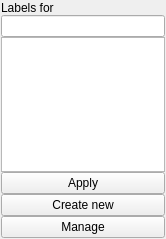
<?xml version="1.0" encoding="UTF-8"?>
<ui version="4.0">
 <class>TagSelector</class>
 <widget class="QWidget" name="TagSelector">
  <property name="windowModality">
   <enum>Qt::ApplicationModal</enum>
  </property>
  <property name="geometry">
   <rect>
    <x>0</x>
    <y>0</y>
    <width>166</width>
    <height>239</height>
   </rect>
  </property>
  <property name="windowTitle">
   <string>TagSelector</string>
  </property>
  <layout class="QVBoxLayout" name="verticalLayout">
   <property name="spacing">
    <number>0</number>
   </property>
   <property name="margin">
    <number>1</number>
   </property>
   <item>
    <widget class="QLabel" name="tagsForLabel">
     <property name="text">
      <string>Labels for</string>
     </property>
    </widget>
   </item>
   <item>
    <widget class="JB::FancyLineEdit" name="searchLineEdit">
     <property name="instructionText">
      <string>Search</string>
     </property>
    </widget>
   </item>
   <item>
    <widget class="QListView" name="tagsView"/>
   </item>
   <item>
    <widget class="QPushButton" name="applyButton">
     <property name="text">
      <string>Apply</string>
     </property>
    </widget>
   </item>
   <item>
    <widget class="QPushButton" name="newTagButton">
     <property name="text">
      <string>Create new</string>
     </property>
    </widget>
   </item>
   <item>
    <widget class="QPushButton" name="manageTagsButton">
     <property name="text">
      <string>Manage</string>
     </property>
    </widget>
   </item>
  </layout>
 </widget>
 <customwidgets>
  <customwidget>
   <class>JB::FancyLineEdit</class>
   <extends>QLineEdit</extends>
   <header>jb/widgets/fancylineedit.h</header>
  </customwidget>
 </customwidgets>
 <resources/>
 <connections/>
</ui>
